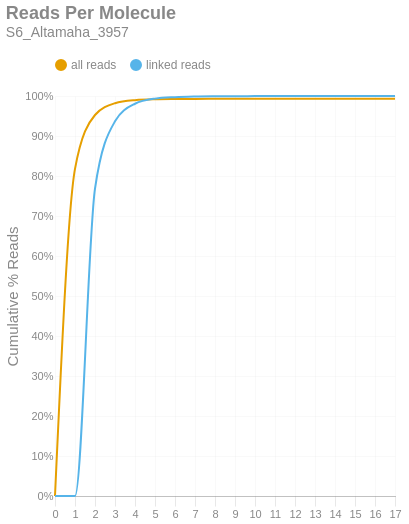

The code cell stored with this chart in its notebook:
### Markdown cell above
### Reads per Molecule
This chart shows the cumulative distribution of the number of reads per linked molecule. That is, how many alignments are associated with a unique molecule. This excludes the number of reads associated with invalid or absent linked-read barcodes. The `linked` histogram is the percentages recalculated when disregarding singletons.

### Code cell
if SKIPLR:
    print_html(f"Skipped")
else:
    counts = np.bincount(valids['reads'].cast(pl.Int64).to_numpy())
    weighted = counts * np.arange(len(counts))
    all_perc = weighted / n_reads
    linked_perc = weighted / n_linked_reads
    linked_perc[1] = 0
    binned_df = pl.DataFrame({
        'readsper': list(range(len(counts))),
        'all reads (cumsum)': np.cumsum(all_perc).tolist(),
        'linked reads (cumsum)': np.cumsum(linked_perc).tolist(),
    })

    with SafeRender(binned_df):
        (
            density_plot(binned_df, 'Reads Per Molecule', samplename, 'readspmol')
            .encode(
                x=alt.X('readsper:O', title=None).axis(labelAngle=0).scale(padding=0),
                y=alt.Y('value:Q', title='Cumulative % Reads').axis(format='%').stack(False),
                color=alt.Color("key:N").scale(domain=["all reads", "linked reads"]),
                tooltip=[
                    alt.Tooltip("key:N", title="Data Type"),
                    alt.Tooltip("readsper:O", title="Reads Per Molecule"),
                    alt.Tooltip("value:Q", format=".2%", title="% Reads (Cum.)")
                ]            
            )
        ).display()

### Figure 1 — Vega-Lite specification as saved in the notebook (floating-point values rounded to 4 significant figures)
{"width": "container", "height": 400, "config": {"title": {"anchor": "start", "dy": -15, "fontSize": 18, "color": "#888888", "subtitleColor": "#888888", "subtitleFontSize": 14}, "arc": {"fill": "#0072B2"}, "axis": {"domainColor": "#888888", "domainWidth": 0.5, "gridWidth": 0.2, "grid": false, "titleFontWeight": 400, "titleFontSize": 15, "labelFontSize": 11, "labelColor": "#888888", "tickColor": "#888888", "tickWidth": 0.2, "titleColor": "#888888"}, "axisBand": {"grid": false}, "axisX": {"grid": true, "tickSize": 10, "domainCap": "round"}, "axisY": {"domain": false, "grid": true, "tickSize": 0, "domainCap": "round"}, "background": "transparent", "header": {"labelFontSize": 15, "labelColor": "#888888", "titleFontSize": 15, "titleFontWeight": 600, "titleColor": "#888888"}, "legend": {"labelFont": "sans-serif", "labelFontSize": 12, "labelColor": "#888888", "symbolSize": 100, "symbolType": "circle", "titleFontSize": 12, "titlePadding": 10, "titleColor": "#888888", "title": null, "orient": "top"}, "range": {"category": ["#E69F00", "#56B4E9", "#009E73", "#F0E442", "#0072B2", "#D55E00", "#CC79A7", "#000000"], "diverging": ["#cfe8f3", "#a2d4ec", "#73bfe2", "#46abdb", "#1696d2", "#12719e"]}, "area": {"fill": "#0072B2", "fillOpacity": 0.7, "line": true, "strokeOpacity": 0.7}, "line": {"color": "#0072B2", "stroke": "#0072B2", "strokeWidth": 2}, "trail": {"color": "#0072B2", "stroke": "#0072B2", "strokeWidth": 0, "size": 1}, "point": {"filled": true, "fillOpacity": 1.0, "size": 95}, "text": {"color": "#888888", "fontSize": 11, "align": "right", "fontWeight": 400, "size": 11}, "bar": {"fill": "#0072B2", "stroke": null}, "view": {"stroke": null, "continuousWidth": 660, "continuousHeight": 400}}, "data": {"name": "data-b885261dfb84d8bf380d48a4bdd042cb"}, "mark": {"type": "line", "interpolate": "monotone", "point": {"opacity": 0, "size": 275}}, "encoding": {"color": {"field": "key", "scale": {"domain": ["all reads", "linked reads"]}, "type": "nominal"}, "tooltip": [{"field": "key", "title": "Data Type", "type": "nominal"}, {"field": "readsper", "title": "Reads Per Molecule", "type": "ordinal"}, {"field": "value", "format": ".2%", "title": "% Reads (Cum.)", "type": "quantitative"}], "x": {"axis": {"labelAngle": 0}, "field": "readsper", "scale": {"padding": 0}, "title": null, "type": "ordinal"}, "y": {"axis": {"format": "%"}, "field": "value", "stack": false, "title": "Cumulative % Reads", "type": "quantitative"}}, "params": [{"name": "param_c36ac31b6afebe62", "select": {"type": "point", "fields": ["key"]}, "bind": "legend"}], "title": {"text": "Reads Per Molecule", "subtitle": "S6_Altamaha_3957"}, "transform": [{"fold": ["all reads (cumsum)", "linked reads (cumsum)"]}, {"calculate": "replace(datum.key, ' (cumsum)', '')", "as": "key"}, {"filter": {"param": "param_c36ac31b6afebe62"}}], "usermeta": {"embedOptions": {"downloadFileName": "S6_Altamaha_3957.readspmol"}}, "$schema": "https://vega.github.io/schema/vega-lite/v6.1.0.json", "datasets": {"data-b885261dfb84d8bf380d48a4bdd042cb": [{"readsper": 0, "all reads (cumsum)": 0.0, "linked reads (cumsum)": 0.0}, {"readsper": 1, "all reads (cumsum)": 0.8178, "linked reads (cumsum)": 0.0}, {"readsper": 2, "all reads (cumsum)": 0.9525, "linked reads (cumsum)": 0.7686}, {"readsper": 3, "all reads (cumsum)": 0.9819, "linked reads (cumsum)": 0.9367}, {"readsper": 4, "all reads (cumsum)": 0.9896, "linked reads (cumsum)": 0.9806}, {"readsper": 5, "all reads (cumsum)": 0.9919, "linked reads (cumsum)": 0.9935}, {"readsper": 6, "all reads (cumsum)": 0.9925, "linked reads (cumsum)": 0.9971}, {"readsper": 7, "all reads (cumsum)": 0.9928, "linked reads (cumsum)": 0.9987}, {"readsper": 8, "all reads (cumsum)": 0.9929, "linked reads (cumsum)": 0.9993}, {"readsper": 9, "all reads (cumsum)": 0.9929, "linked reads (cumsum)": 0.9996}, {"readsper": 10, "all reads (cumsum)": 0.993, "linked reads (cumsum)": 0.9997}, {"readsper": 11, "all reads (cumsum)": 0.993, "linked reads (cumsum)": 0.9998}, {"readsper": 12, "all reads (cumsum)": 0.993, "linked reads (cumsum)": 0.9999}, {"readsper": 13, "all reads (cumsum)": 0.993, "linked reads (cumsum)": 0.9999}, {"readsper": 14, "all reads (cumsum)": 0.993, "linked reads (cumsum)": 1.0}, {"readsper": 15, "all reads (cumsum)": 0.993, "linked reads (cumsum)": 1.0}, {"readsper": 16, "all reads (cumsum)": 0.993, "linked reads (cumsum)": 1.0}, {"readsper": 17, "all reads (cumsum)": 0.993, "linked reads (cumsum)": 1.0}]}}
